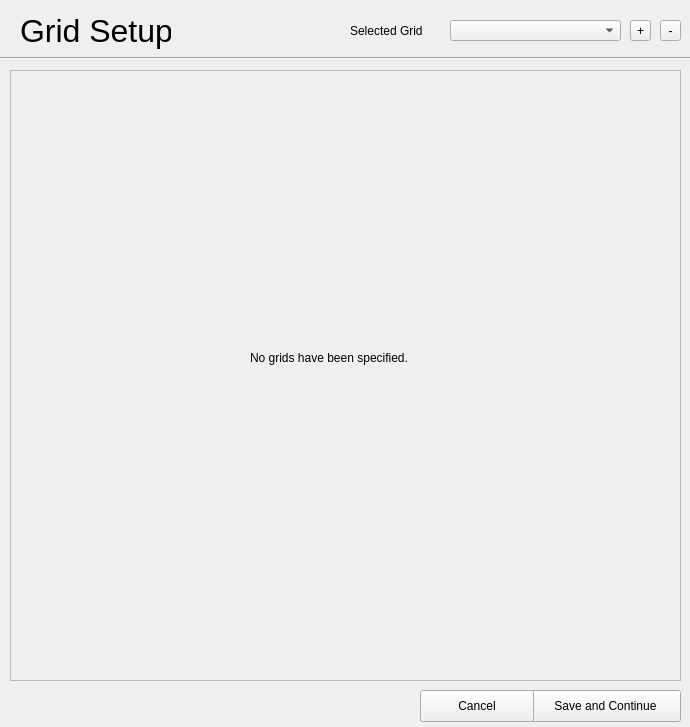
<?xml version="1.0" encoding="UTF-8"?>
<ui version="4.0">
 <class>GridSetup</class>
 <widget class="QWidget" name="GridSetup">
  <property name="geometry">
   <rect>
    <x>0</x>
    <y>0</y>
    <width>690</width>
    <height>727</height>
   </rect>
  </property>
  <property name="sizePolicy">
   <sizepolicy hsizetype="Fixed" vsizetype="Fixed">
    <horstretch>0</horstretch>
    <verstretch>0</verstretch>
   </sizepolicy>
  </property>
  <property name="maximumSize">
   <size>
    <width>690</width>
    <height>727</height>
   </size>
  </property>
  <property name="windowTitle">
   <string>Form</string>
  </property>
  <widget class="QLabel" name="label">
   <property name="geometry">
    <rect>
     <x>20</x>
     <y>10</y>
     <width>151</width>
     <height>41</height>
    </rect>
   </property>
   <property name="font">
    <font>
     <pointsize>24</pointsize>
    </font>
   </property>
   <property name="text">
    <string>Grid Setup</string>
   </property>
  </widget>
  <widget class="QLabel" name="label_2">
   <property name="geometry">
    <rect>
     <x>350</x>
     <y>10</y>
     <width>91</width>
     <height>41</height>
    </rect>
   </property>
   <property name="text">
    <string>Selected Grid</string>
   </property>
  </widget>
  <widget class="Line" name="line">
   <property name="geometry">
    <rect>
     <x>0</x>
     <y>50</y>
     <width>691</width>
     <height>16</height>
    </rect>
   </property>
   <property name="orientation">
    <enum>Qt::Horizontal</enum>
   </property>
  </widget>
  <widget class="QComboBox" name="comboBox">
   <property name="geometry">
    <rect>
     <x>450</x>
     <y>20</y>
     <width>171</width>
     <height>21</height>
    </rect>
   </property>
  </widget>
  <widget class="QToolButton" name="addGrid">
   <property name="geometry">
    <rect>
     <x>630</x>
     <y>20</y>
     <width>21</width>
     <height>21</height>
    </rect>
   </property>
   <property name="text">
    <string>+</string>
   </property>
  </widget>
  <widget class="QToolButton" name="deleteGrid">
   <property name="geometry">
    <rect>
     <x>660</x>
     <y>20</y>
     <width>21</width>
     <height>21</height>
    </rect>
   </property>
   <property name="text">
    <string>-</string>
   </property>
  </widget>
  <widget class="QLabel" name="noGridLabel">
   <property name="geometry">
    <rect>
     <x>250</x>
     <y>350</y>
     <width>221</width>
     <height>16</height>
    </rect>
   </property>
   <property name="text">
    <string>No grids have been specified.</string>
   </property>
  </widget>
  <widget class="QFrame" name="frame">
   <property name="geometry">
    <rect>
     <x>10</x>
     <y>70</y>
     <width>671</width>
     <height>611</height>
    </rect>
   </property>
   <property name="frameShape">
    <enum>QFrame::StyledPanel</enum>
   </property>
   <property name="frameShadow">
    <enum>QFrame::Raised</enum>
   </property>
   <zorder>noGridLabel</zorder>
  </widget>
  <widget class="QPushButton" name="pushButton">
   <property name="geometry">
    <rect>
     <x>530</x>
     <y>690</y>
     <width>151</width>
     <height>32</height>
    </rect>
   </property>
   <property name="text">
    <string>Save and Continue</string>
   </property>
  </widget>
  <widget class="QPushButton" name="pushButton_2">
   <property name="geometry">
    <rect>
     <x>420</x>
     <y>690</y>
     <width>114</width>
     <height>32</height>
    </rect>
   </property>
   <property name="text">
    <string>Cancel</string>
   </property>
  </widget>
 </widget>
 <resources/>
 <connections/>
</ui>
